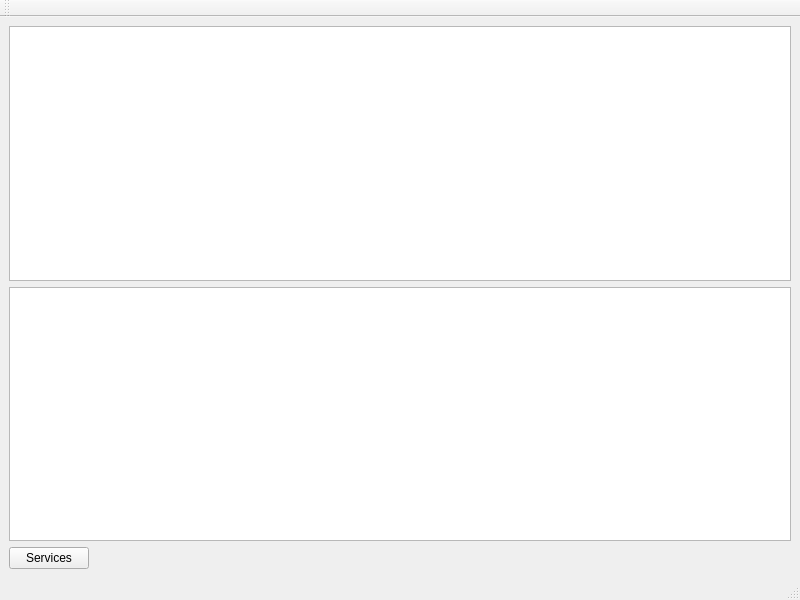
<?xml version="1.0" encoding="UTF-8"?>
<ui version="4.0">
 <class>MainWindow</class>
 <widget class="QMainWindow" name="MainWindow">
  <property name="geometry">
   <rect>
    <x>0</x>
    <y>0</y>
    <width>800</width>
    <height>600</height>
   </rect>
  </property>
  <property name="windowTitle">
   <string>MainWindow</string>
  </property>
  <widget class="QWidget" name="centralwidget">
   <layout class="QGridLayout" name="gridLayout_2">
    <item row="0" column="0">
     <widget class="QListWidget" name="devicesListWidget"/>
    </item>
    <item row="2" column="0">
     <layout class="QGridLayout" name="gridLayout">
      <item row="0" column="0">
       <widget class="QPushButton" name="servicesPushButton">
        <property name="text">
         <string>Services</string>
        </property>
       </widget>
      </item>
      <item row="0" column="1">
       <spacer name="horizontalSpacer">
        <property name="orientation">
         <enum>Qt::Horizontal</enum>
        </property>
        <property name="sizeHint" stdset="0">
         <size>
          <width>40</width>
          <height>20</height>
         </size>
        </property>
       </spacer>
      </item>
     </layout>
    </item>
    <item row="1" column="0">
     <widget class="QListWidget" name="servicesListWidget"/>
    </item>
   </layout>
  </widget>
  <widget class="QMenuBar" name="menubar">
   <property name="geometry">
    <rect>
     <x>0</x>
     <y>0</y>
     <width>800</width>
     <height>22</height>
    </rect>
   </property>
  </widget>
  <widget class="QStatusBar" name="statusbar"/>
  <widget class="QToolBar" name="toolBar">
   <property name="windowTitle">
    <string>toolBar</string>
   </property>
   <attribute name="toolBarArea">
    <enum>TopToolBarArea</enum>
   </attribute>
   <attribute name="toolBarBreak">
    <bool>false</bool>
   </attribute>
  </widget>
 </widget>
 <resources/>
 <connections/>
</ui>
